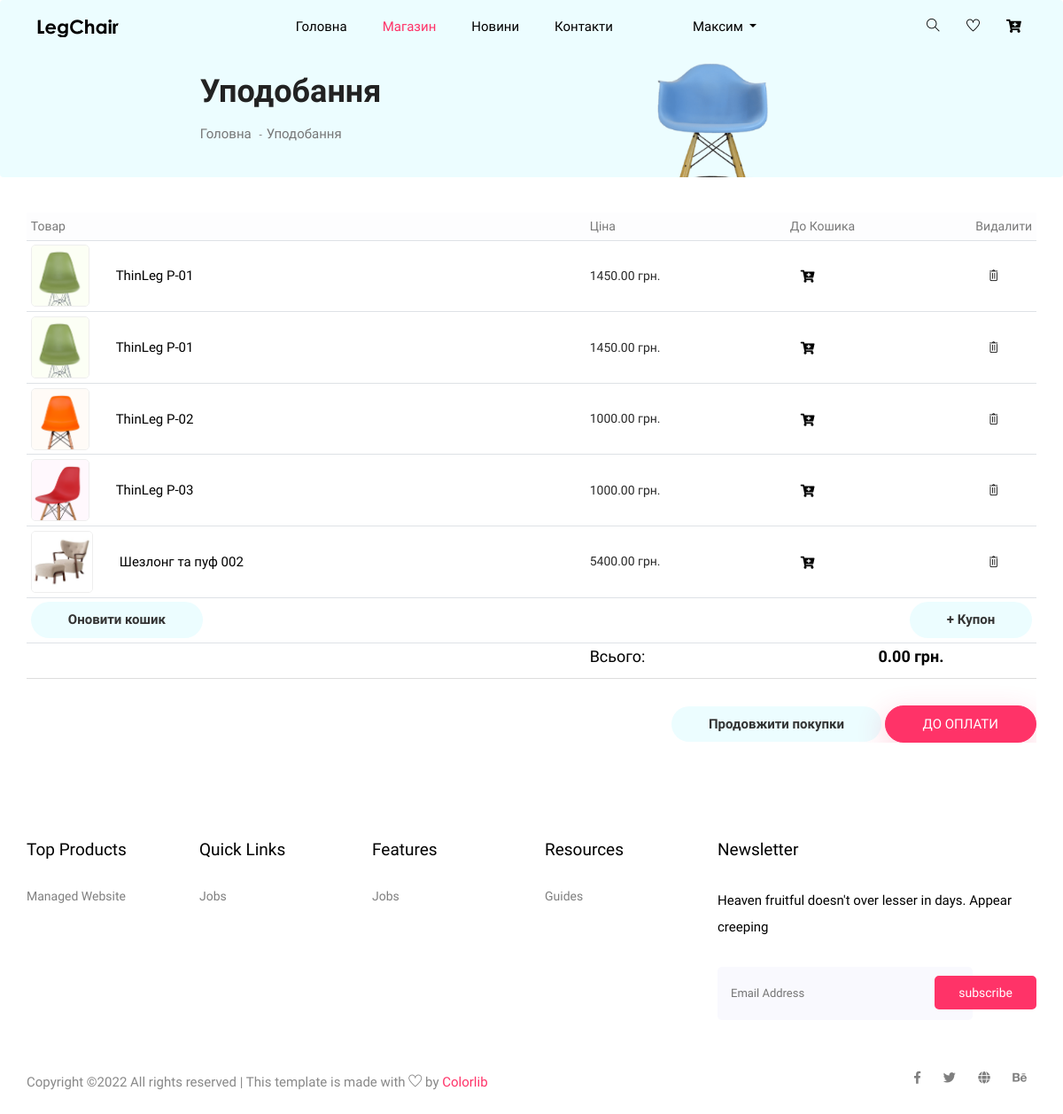
Page /cart/wish (signed in) on the earlier database version.
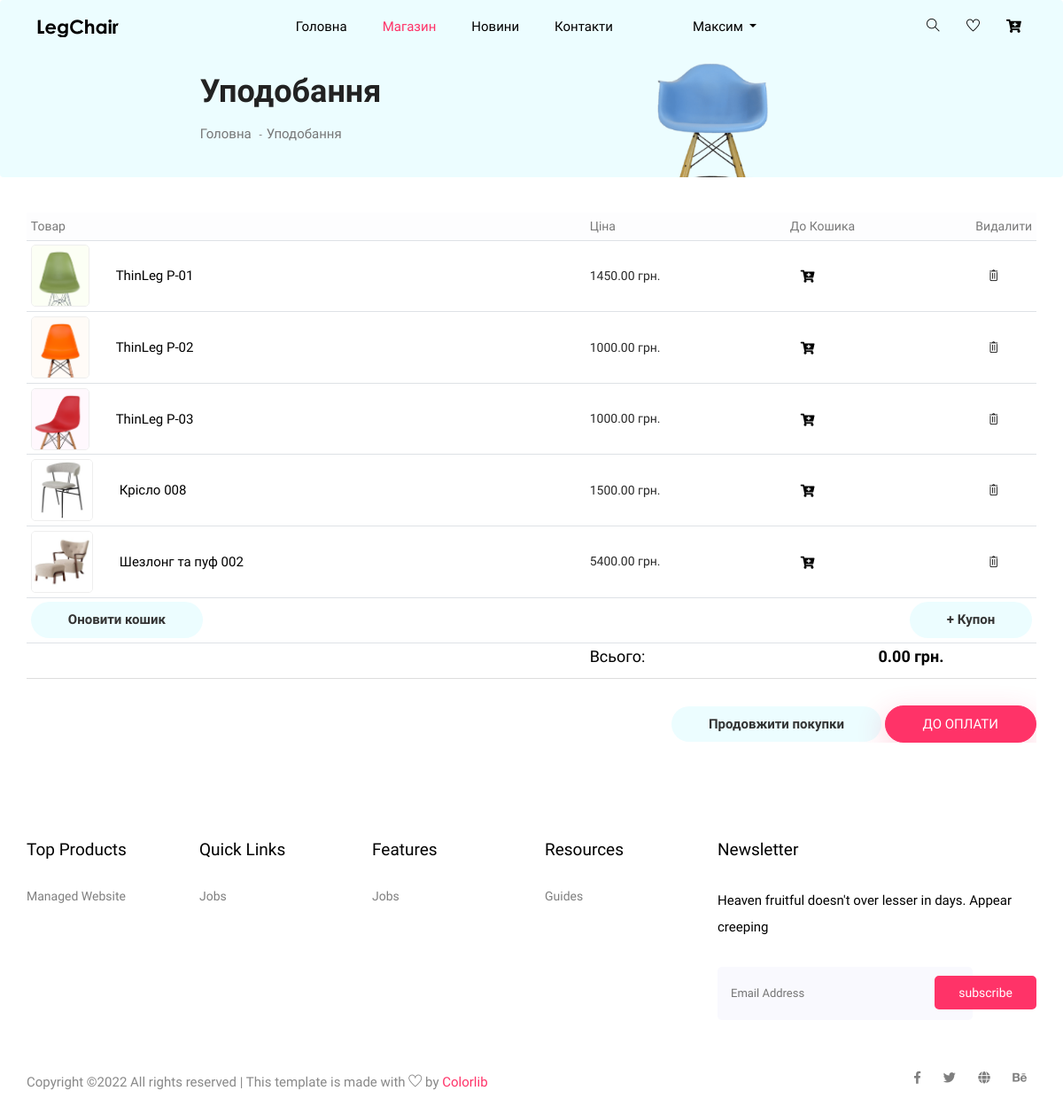
Same page on the later database version.
### cart/models.py (models this page shows, shortened)
class CardItem (models.Model):
	user = models.ForeignKey(User, on_delete=models.CASCADE)
	product = models.ForeignKey(Product, on_delete=models.CASCADE)
	date = models.DateTimeField(null=False, default=timezone.now)
	status = models.CharField(max_length=100)
	cart_wish = models.CharField(max_length=10, null=False, default='cart')

### store/models.py (models this page shows, shortened)
class Product(models.Model):
    name = models.CharField(max_length=100, unique=True, null=False)
    about = models.TextField(max_length=500, null=False)
    photo = models.FileField(upload_to='products/', null=False)
    price = models.FloatField(null=False, default=1000)
    count = models.IntegerField(null=False, default=1)
    producer = models.ForeignKey(Producer, on_delete=models.CASCADE)
    category = models.ForeignKey(Category, on_delete=models.CASCADE)
    color = models.ForeignKey(Color, on_delete=models.CASCADE)

### cart/views.py (the view)
# urls.py: path('wish', wish),
def wish(request):
	return render(request, 'cart/wish.html', {
		'page_title': 'Уподобання',
		'user_items': CardItem.objects.filter(user_id=request.user.id, cart_wish='add_wish'),
        'page': 1
	})

### templates/cart/wish.html (shortened to what this page needs)
{% extends 'layouts/base.html' %}
{% block content %}
{% load static %}
    <section class="breadcrumb breadcrumb_bg">
        <div class="container">
            <div class="row justify-content-center">
                <div class="col-lg-8">
                    <div class="breadcrumb_iner">
                        <div class="breadcrumb_iner_item">
                            <h2>{{ page_title }}</h2>
                            <p><a href="/">Головна</a> <span>-</span>Уподобання</p>
                        </div>
                    </div>
                </div>
            </div>
        </div>
    </section>
    <section class="cart_area section_padding">
        <div class="container">
            <div class="cart_inner">
                <div class="table-responsive">
                <table class="table table-sm">
                    <thead class="table-light">
                        <tr>
                            <th scope="col">Товар</th>
                            <th scope="col">Ціна</th>
                            <th scope="col">До Кошика</th>
                            <th scope="col">Видалити</th>
                        </tr>
                    </thead>
                    <tbody class="table-group-devider">
                        {% for item in user_items|dictsort:"product.name" %}
                        <tr>
                            <td>
                                <div class="media">
                                    <div class="d-flex"><img src="../media/{{ item.product.photo }}" alt="" /></div>
                                    <div class="media-body"><p>{{ item.product.name }}</p></div>
                                </div>
                            </td>
                            <td>
                                <h5 class="item-price">{{ item.product.price|floatformat:"2" }}</h5>
                            </td>
                            <td>
                                <button class="""><i class="fas fa-cart-plus"></i></button>
                            </td>
                            <td>
                                <button class="btn-del" value="{{ item.id }}"><i class="ti-trash"></i></batton>
                            </td>
                        </tr>
                        {% endfor %}
                    <tr class="bottom_button">
                        <td><a class="btn_1" href="/cart">Оновити кошик</a></td>
                        <td></td>
                        <td></td>
                        <td>
                            <div class="cupon_text float-right">
                                <a class="btn_1" href="#">+ Купон</a>
                            </div>
                        </td>
                    </tr>
                    <tr>
                        <td></td>
                        <td><h4>Всього:</h4></td>
                        <td colspan="2">
                        <h4 class="item-price item-total text-center"></h4>
                        </td>
                    </tr>
                    </tbody>
                </table>
                <div class="checkout_btn_inner float-right">
                    <a class="btn_1" href="/store">Продовжити покупки</a>
                    <a class="btn_3" id="bill-btn" href="">До оплати</a>
                </div>
            </div>
        </div>
    </section>
{% endblock %}

Differences in the rows shown:
removed CardItem: product.photo (picture), product.name "ThinLeg P-01", product.price "1450.00", {{ item.id }} 15 (drawn)
added CardItem: product.photo (picture), product.name "Крісло 008", product.price "1500.00", {{ item.id }} 30 (drawn)
